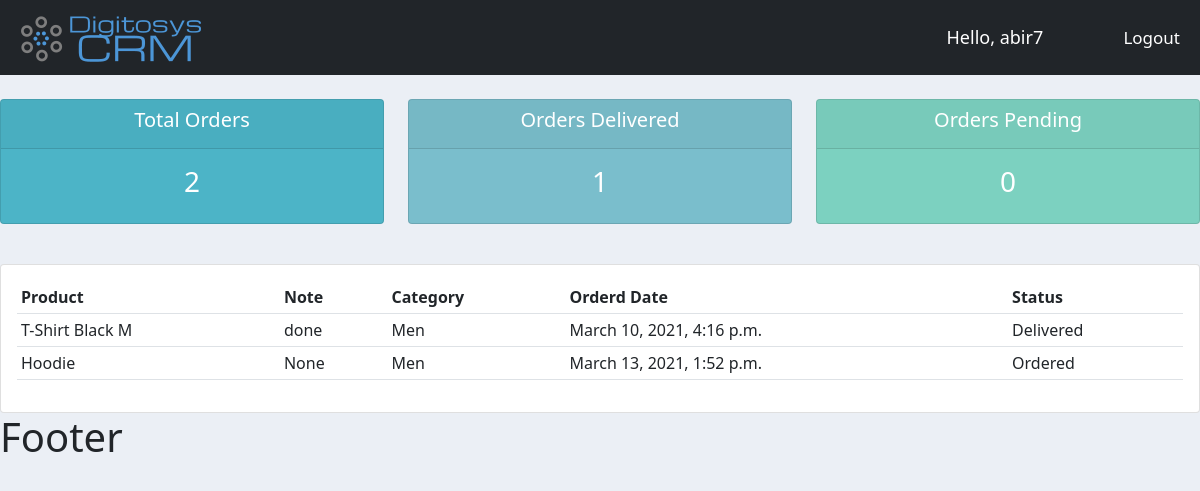
Page /user/ (signed in) on the committed database.
### accounts/models.py (models this page shows, shortened)
class Order(models.Model):
    STATUS = (
        ('Ordered', 'Ordered'),
        ('Pending', 'Pending'),
        ('Delivered', 'Delivered'),
    )
    customer = models.ForeignKey(Customer, null=True, on_delete= models.SET_NULL)
    product = models.ForeignKey(Product, null=True, on_delete= models.SET_NULL)
    created_date = models.DateTimeField(auto_now_add=True, null=True)
    status = models.CharField(max_length=200, null=True, choices=STATUS)
    note = models.CharField(max_length=200, null=True)

class Product(models.Model):
    CATEGORY = (
        ('Men', 'Men'),
        ('Women', 'Women'),
    )
    name = models.CharField(max_length=200, null=True)
    price = models.FloatField(null=True)
    category = models.CharField(max_length=200, null=True, choices=CATEGORY)
    description = models.CharField(max_length=200, null=True, blank=True)
    created_date = models.DateTimeField(auto_now_add=True, null=True)
    tags = models.ManyToManyField(Tag)
    def __str__(self):
        return self.name

### accounts/decorators.py (the view)
        def wrapper_func(request, *args, **kwargs):
            group = None
            if request.user.groups.exists():
                group = request.user. groups.all()[0].name
            if group in allowed_roles:
                return view_func(request, *args, **kwargs)
            else:
                return HttpResponse('You are not authorised for this page!')

### accounts/views.py (called while the page is built)
@login_required(login_url='login')
@allowed_users_only(allowed_roles=['Customer'])
def userPage(request):
    orders = request.user.customer.order_set.all()
    total_orders = orders.count()
    total_delivered = orders.filter(status='Delivered').count()
    total_pending = orders.filter(status='Pending').count()
    context = {
        'orders': orders, 'total_orders': total_orders, 'total_delivered': total_delivered,
        'total_pending': total_pending,
    }
    return render(request, 'user.html', context)

### accounts/templates/user.html
{% extends 'base.html' %}
{% block content %}
   {% include 'status.html' %}
<br>
<div class="row">
	<div class="col-md">
		<div class="card card-body">
			<table class="table table-sm">
				<tr>
					<th>Product</th>
					<th>Note</th>
					<th>Category</th>
					<th>Orderd Date</th>
					<th>Status</th>
				</tr>
				{% for order in orders %}
					<tr>
						<td>{{order.product}}</td>
						<td>{{order.note}}</td>
						<td>{{order.product.category}}</td>
						<td>{{order.created_date}}</td>
						<td>{{order.status}}</td>
					</tr>
				{% endfor %}
			</table>
		</div>
	</div>
</div>
{% endblock content %}

### accounts/templates/navbar.html (shortened to what this page needs)
{% load static %}
<nav class="navbar navbar-expand-lg navbar-light bg-dark">
  <div class="container-fluid">
    <img src="{% static '/images/digitosys_crm_logo.png' %}" alt="">
  </div>
  <span id="hello-user" >Hello, {{request.user}}</span>
  <span><a id="logout-user" href="{% url 'logout' %}">Logout</a></span>
</nav>

### static/css/main.css (style rules this page uses)
body { background-color: #ebeff5; }

### accounts/templates/navbar.html (style rules this page uses)
#hello-user { font-size: 18px; color: #FFF; margin-right: 20px; width: 200px; }
#logout-user { font-size: 17px; color: #FFF; margin-right: 20px; text-decoration: none; }

### rows in the picture
Order: product "T-Shirt Black M", note "done", product.category "Men", created_date "March 10, 2021, 4:16 p.m.", status "Delivered"
Order: product "Hoodie", note "None", product.category "Men", created_date "March 13, 2021, 1:52 p.m.", status "Ordered"

### other values in the picture
{{ request.user }} "abir7"
{{ total_orders }} "2"
{{ total_delivered }} "1"
{{ total_pending }} "0"
